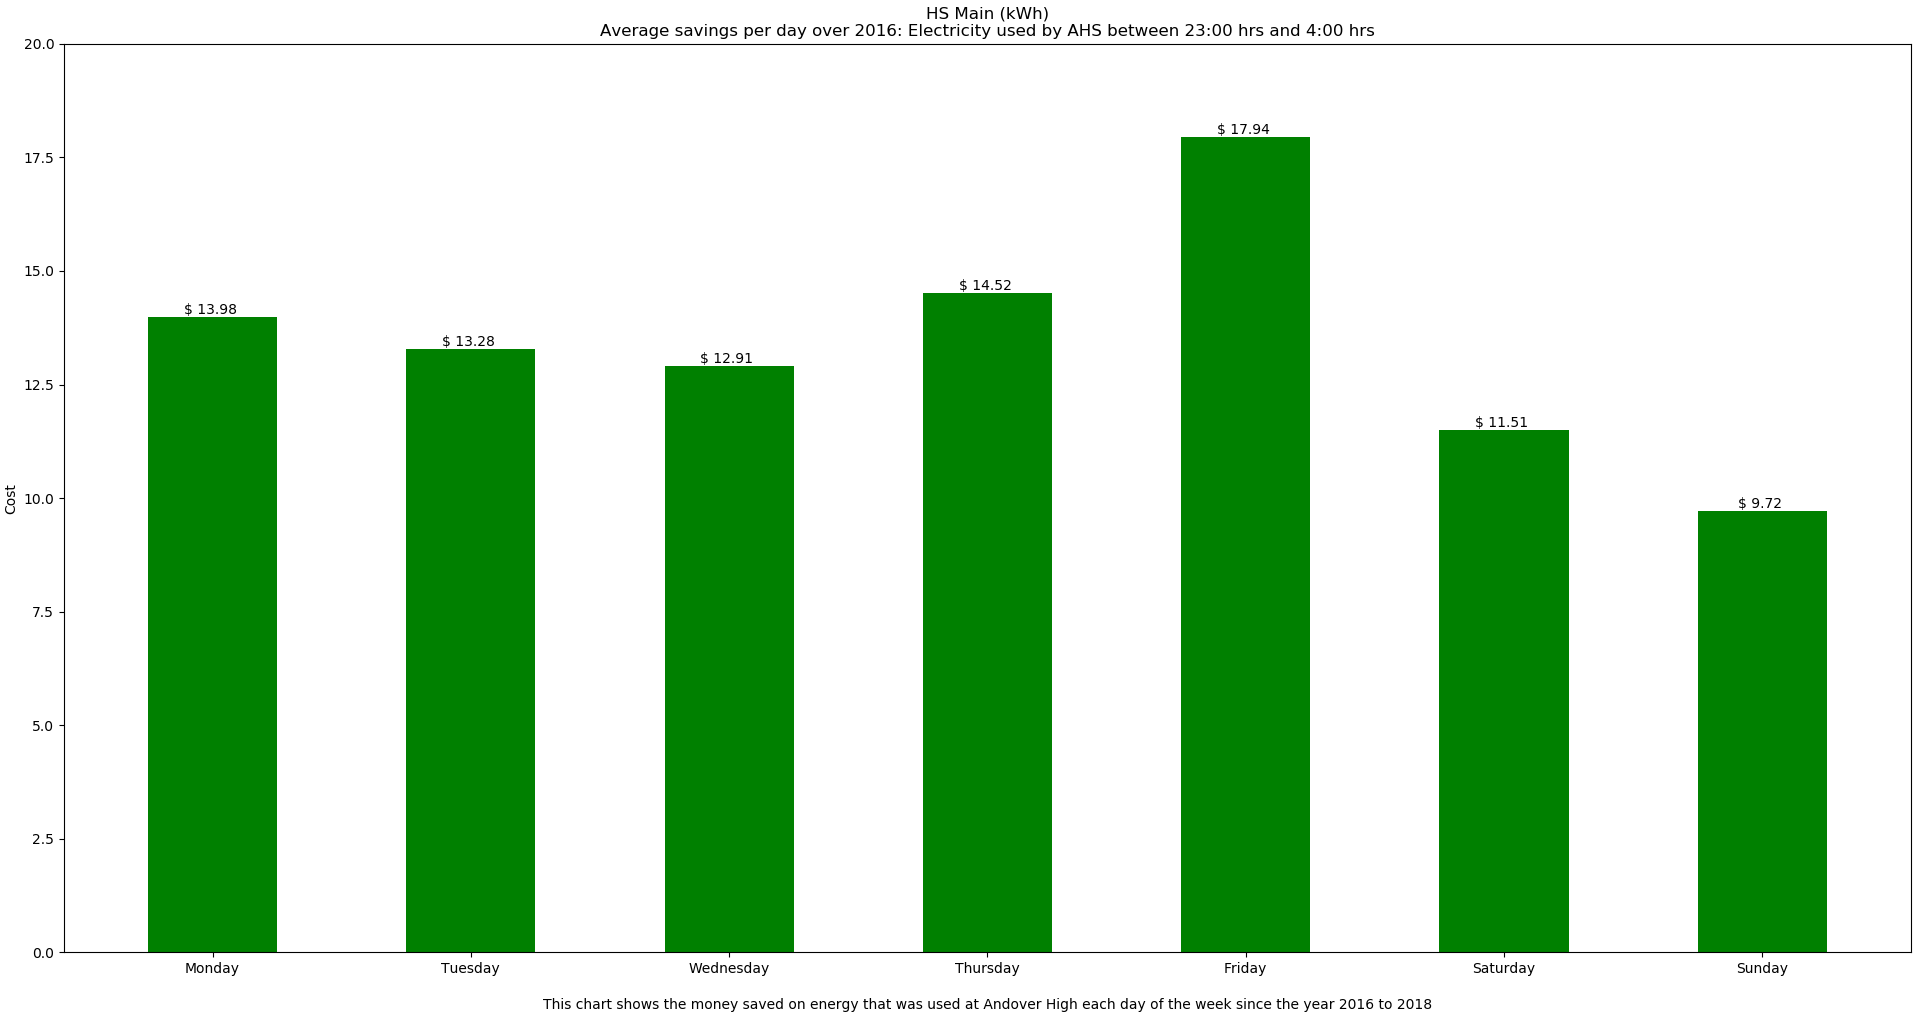

Generate this figure with Python:
import pandas as pd
import numpy as np
import matplotlib.pyplot as plt
from datetime import datetime

ahs_energy_DIFF = pd.read_csv(r"C:\Users\shrey\OneDrive\Documents\5 Programming\Energize\Learning Pandas\averageEnergyDIFF.csv")
freq = ahs_energy_DIFF['HS Main (kWh)'].tolist() #This takes the data of the price changes and makes the column that are to be plotted into lists
x = [0,2,4,6,8,10,12]                            #It then creates the x locations for where the bars should be plotted
width = 1                                        #it creates the width of the bar


fig, ax = plt.subplots()                        #This then creats the bar plot
rects1 = ax.bar(x, freq, width, color='g')      # this creates the bars

explanation = '\nThis chart shows the money saved on energy that was used at Andover High each day of the week since the year 2016 to 2018\n'


ax.set_ylim(0,20)                               #this sets the window size
ax.set_ylabel('Cost')                           #this sets the title, the xticks, the y label and the xtick labels
ax.set_xlabel(explanation)
ax.set_title('HS Main (kWh)\nAverage savings per day over 2016: Electricity used by AHS between 23:00 hrs and 4:00 hrs')
ax.set_xticks(x)
ax.set_xticklabels(('Monday', 'Tuesday', 'Wednesday', 'Thursday', 'Friday', 'Saturday', 'Sunday'))

def autolabel(rects):                           #this then annotates the bar plot
    for rect in rects:
        height = rect.get_height()              #it then reads the height of the bar and prints it above the data
        ax.text(rect.get_x() + rect.get_width()/2., 1*height,'$ '+str(height)+' ',ha='center', va='bottom')

autolabel(rects1)                               # this calls the annotations
plt.show()

'''Andover High has saved $13.41 each day of the year since 2016'''
